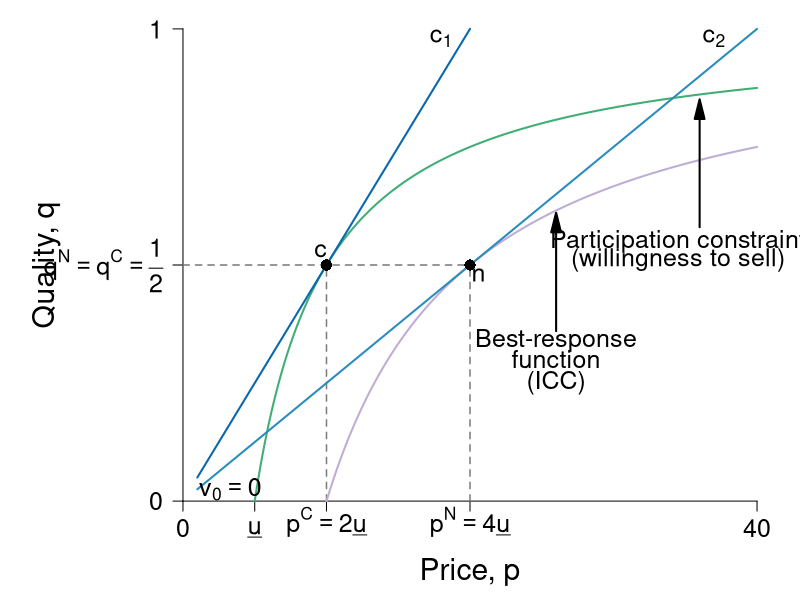

Reproduce this figure in R.
require(ggplot2)
require(shape)
pdf(file = "information_power/information_icc_pc_rightpanel.pdf", width = 9, height = 7)

#Set parameters for graphics
axislabelsize <- 1.8
labelsize <- 1.5
namesize <- 1.8
annotatesize <- 1.5
graphlinewidth <- 2
segmentlinewidth <- 1.5

COL <- c("#7fc97f", "#beaed4", "#fdc086", "#ffff99", "#386cb0", "#f0027f", "#bf5b17", "#666666")
COLA <- c("#e0f3db", "#99d8c9","#66c2a4","#41ae76", "#238b45", "#005824")
COLB <- c("#c6dbef", "#4eb3d3", "#2b8cbe", "#0868ac","#084081")
COLC <- c("#fcfbfd", "#efedf5", "#dadaeb", "#bcbddc", "#9e9ac8", "#807dba", "#6a51a3", "#54278f", "#3f007d")
grays <- gray.colors(25, start = 1, end = 0)

isov <- function(p, delta = 5) {
  (p - delta)/p
}

brfFn <- function(p, delta = 5) {
  1 - (2 * delta) /p
}

solowCondition <- function(p, delta = 5){
  (p*(1/(8*delta)))
}

par(mar =  c(4, 8, 0.5, 1))
xlims <- c(0, 40)
ylims <- c(0, 1)


plot(0, 0, xlim = xlims, ylim = ylims, type = "n",
     xlab = expression(paste("")),
     ylab = expression(paste("")),
     xaxt = "n", yaxt = "n", cex.lab = axislabelsize, bty = "n")

mtext(expression(paste("Price, ", p)), side = 1, line = 2.5, cex = axislabelsize)
text(-9.5, 0.5*ylims[2], expression(paste("Quality, ", q)), xpd = TRUE, cex = axislabelsize, srt = 90) 


npts <- 500 
npts2 <- 501
#Specify the sequences of points for graphing. 
xx1 <- seq(10, xlims[2], length.out = npts)
xx2 <- seq(1, xlims[2], length.out = npts)
xx0 <- seq(5, xlims[2], length.out = npts)

#Customize ticks and labels for the plot
ticksy <- c(0, 0.5, 1)
ylabels <- c(0, expression(paste(q^N == q^C, phantom() == frac(1,2))), 1)
ticksx <- c(0, 5, 10, 20, 40)
xlabels <- c(0, expression(paste(underline("u"))), expression(paste(p^C == 2*underline("u"))), expression(p^N == paste(4*underline("u"))), 40)
axis(1, at = ticksx, pos = 0, labels = xlabels, cex.axis = labelsize)
axis(2, at = ticksy, pos = 0, labels = ylabels, las = 1, cex.axis = labelsize)

#Annotation of the three graphs and the NE
#text(31, 0.85, expression(paste(q == frac(p, 8*underline("u")))), cex = annotatesize)
text(26, 0.34, expression(paste("Best-response")), cex = annotatesize)
text(26, 0.3, expression(paste("function")), cex = annotatesize)
text(26, 0.25, expression(paste("(ICC)")), cex = annotatesize)
#text(25, 0.21, expression(paste(q == 1 - frac(2*underline("u"), p))), cex = annotatesize)
Arrows(26, 0.36, 26, 0.59, col = "black", lty = 1, lwd = 2, arr.type = "triangle")


# text(16, 0.57, expression(paste("Nash")), cex = annotatesize)
# text(16, 0.52, expression(paste("equilibrium")), cex = annotatesize)
text(20.6, 0.48, expression(paste("n")), cex = annotatesize)

text(18, 0.98, expression(paste(c[1])), cex = annotatesize)
text(37, 0.98, expression(paste(c[2])), cex = annotatesize)

#text(12, 0.85, expression(paste(q == frac(p, 4*underline("u")))), cex = annotatesize)
text(34.5, 0.55, expression(paste("Participation constraint")), cex = annotatesize, xpd = TRUE)
text(34.5, 0.51, expression(paste("(willingness to sell)")), cex = annotatesize, xpd = TRUE)
#text(35, 0.42, expression(paste(q == 1 - frac(underline("u"), p))), cex = annotatesize)


#Lines for the coordinates of the Nash equilbrium
segments(20, 0, 20, 0.5, lty = 2, col = grays[20], lwd = segmentlinewidth)
segments(0, 0.5, 20, 0.5, lty = 2, col = grays[20], lwd = segmentlinewidth)
segments(10, 0, 10, 0.5, lty = 2, col = grays[20], lwd = segmentlinewidth)

#Draw the lines for the graphs
lines(xx0, isov(xx0, delta = 5), col = COLA[4], lwd = graphlinewidth)
lines(xx1, brfFn(xx1), col = COL[2], lwd = graphlinewidth)
lines(xx2, solowCondition(xx2, delta = 5), col = COLB[3], lwd = graphlinewidth)

#Add a point for the NE
points(20, 0.5, pch = 16, col = "black", cex = 1.5)

#Add a ray and a point for c  
segments(1, 0.05, 20, 1, lty = 1, lwd = graphlinewidth, col = COLB[4])
points(10, 0.5, pch = 16, col = "black", cex = 1.5)
text(9.6, 0.53, expression(paste("c")), cex = annotatesize)

Arrows(36, 0.58, 36, 0.83, col = "black", lty = 1, lwd = 2, arr.type = "triangle")

text(3.3, 0.025, expression(paste(v[0] == 0)), cex = annotatesize)


#text(18, 0.98, expression(paste(c[1])), cex = annotatesize)
#text(37, 0.98, expression(paste(c[2])), cex = annotatesize)
#text(39, 0.525, expression(paste(c[3])), cex = annotatesize)


dev.off()
